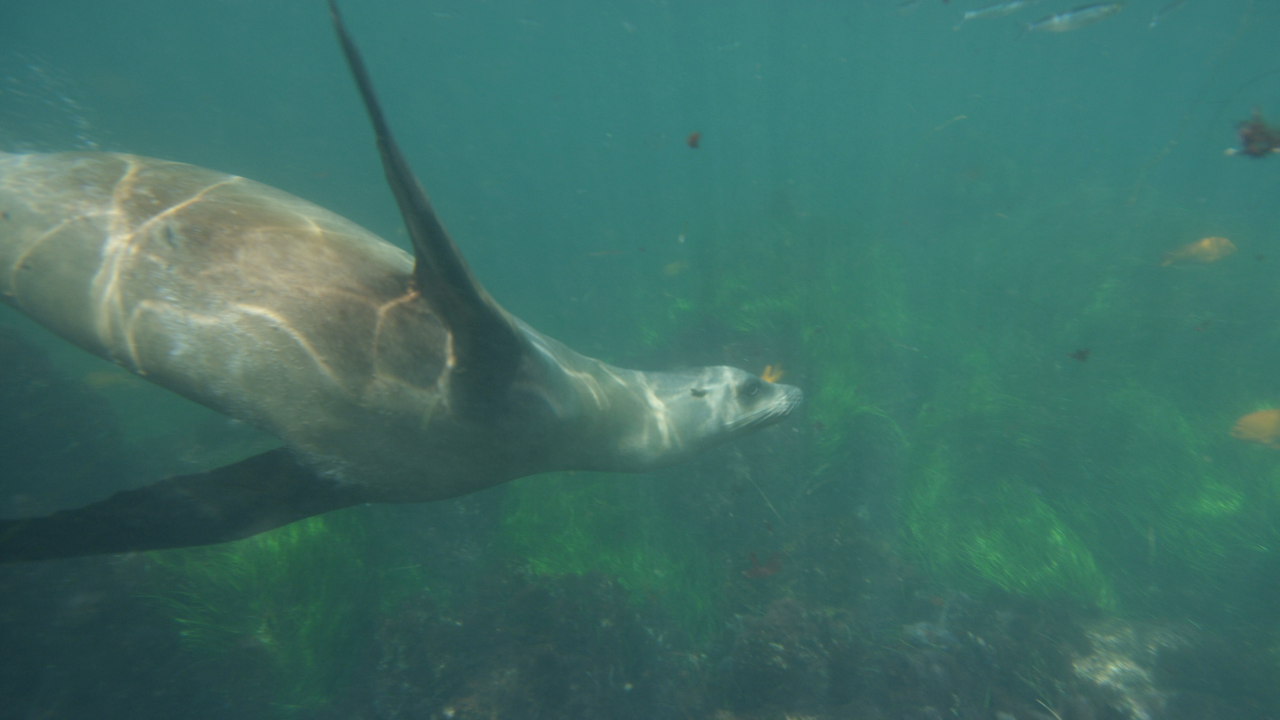
#> input picture Parallel Project/turtle.jpeg, 3840 x 2160 px (shown at 1/3 size)
$ python -i Main_parallel_final.py   (imports and definitions only)
#> lines starting #> are read from the running program, lines starting #| are printed output that depends on the picture
from __future__ import (division, absolute_import, print_function, unicode_literals)
import cv2 as cv
import numpy as np
import scipy.ndimage
import copy
from multiprocessing import Pool
import time


###############################    Functions     ############################
#  ************  Input Image   ***************

def white_balance(img):
    result = cv.cvtColor(img, cv.COLOR_RGB2LAB)
#> result: shape (2160, 3840, 3); mean of channels 0, 1, 2 110, 109.7, 127.9
    avg_a = np.average(result[:, :, 1])
#> avg_a = 109.7
    avg_b = np.average(result[:, :, 2])
#> avg_b = 127.9
    result[:, :, 1] = result[:, :, 1] - ((avg_a - 128) * (result[:, :, 0] / 255.0) * 1.1)
#> result: shape (2160, 3840, 3); mean of channels 0, 1, 2 110, 117.9, 127.9
    result[:, :, 2] = result[:, :, 2] - ((avg_b - 128) * (result[:, :, 0] / 255.0) * 1.1)
    result = cv.cvtColor(result, cv.COLOR_LAB2RGB)
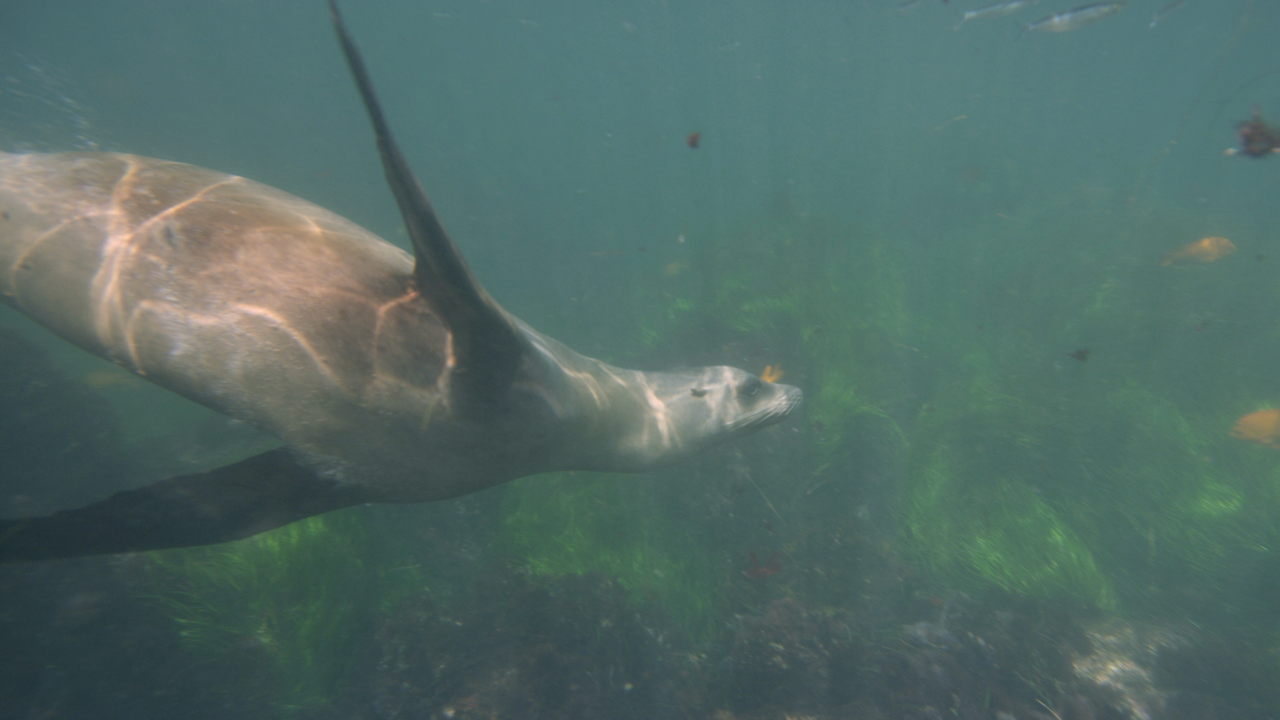
#> result: shape (2160, 3840, 3) (shown at 1/3 size); mean R, G, B 82, 107.1, 102
    return result


def adap_hist_equal(lab):
    lab_planes = cv.split(lab)
    clahe = cv.createCLAHE(clipLimit=2.0, tileGridSize=(8, 8))
    lab_planes[0] = clahe.apply(lab_planes[0])
    lab2 = cv.merge(lab_planes)
    img2 = cv.cvtColor(lab2, cv.COLOR_LAB2RGB)
    return img2, lab2


# **************    Weights    ****************
def laplacian_wt(R1):
    h = np.array([[0.16667, 0.66667, 0.16667], [0.66667, -3.33333, 0.66667], [0.16667, 0.66667, 0.16667]])
    return abs(scipy.ndimage.convolve(R1, h, mode='nearest'))
    # abs(imfilter(R1, fspecial('Laplacian'), 'replicate', 'conv'))


# [57 lines left out: functions local_contrast, saliency_detection, exposedness_wt, gaussian_pyramid, laplacian_pyramid, pyramid_reconstruct, not called in this run]


def processInput(Weight1, x, Weight2, y):
    return (np.multiply(Weight1, x) + np.multiply(Weight2, y))


############################     Actual Implementation    ###########################
def step1(img):
    img1 = white_balance(img)
    lab1 = cv.cvtColor(img1, cv.COLOR_RGB2LAB)
#> lab1: shape (2160, 3840, 3); mean of channels 0, 1, 2 110, 117.9, 127.9
    lab = copy.deepcopy(lab1)
    img2, lab2 = adap_hist_equal(lab)

    R1 = (lab1[:, :, 0]) / 255
    R2 = (lab2[:, :, 0]) / 255

    cv.imshow('img1', img1)
    cv.imshow('img2', img2)

    cv.imshow('lab1', lab1)
    cv.imshow('lab2', lab2)

    cv.imshow('R1', R1)
    cv.imshow('R2', R2)

    return [img1, img2, R1, R2]


# [55 lines left out: functions step2, step3, not called in this run]


# [20 lines not run here, left out]


>>> import cv2
>>> picture = cv2.cvtColor(cv2.imread('turtle.jpeg'), cv2.COLOR_BGR2RGB)
#> (the run stopped early here; a loop or call above may not have finished)

$ run again, on Parallel Project/Capture.JPG
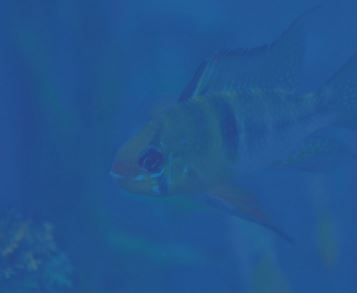
#> input picture Parallel Project/Capture.JPG, 357 x 293 px
#> avg_a = 131.8
#> avg_b = 91.52
#> in white_balance, `result = cv.cvtColor(result, cv.COLOR_LAB2RGB)`:
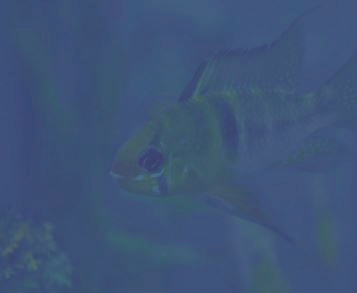
#> result: shape (293, 357, 3); mean R, G, B 62.4, 85.1, 120.1
#> lab1: shape (293, 357, 3); mean of channels 0, 1, 2 91.3, 129.8, 105.4

$ run again, on Parallel Project/Image.jpg
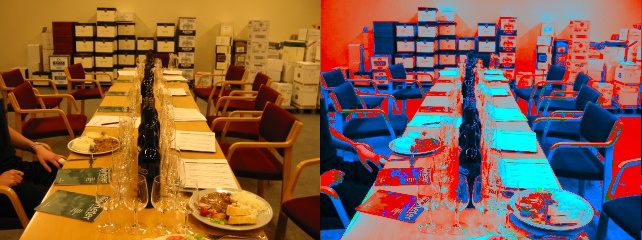
#> input picture Parallel Project/Image.jpg, 642 x 240 px
#> avg_a = 145.9
#> avg_b = 149.1
#> in white_balance, `result = cv.cvtColor(result, cv.COLOR_LAB2RGB)`:
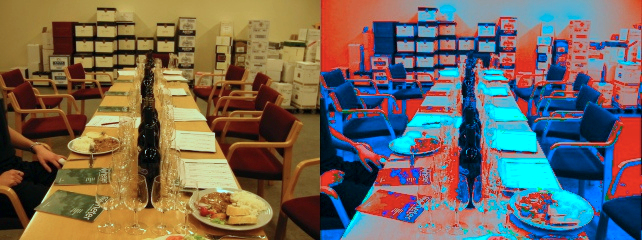
#> result: shape (240, 642, 3); mean R, G, B 112.9, 102.3, 90.3
#> lab1: shape (240, 642, 3); mean of channels 0, 1, 2 116.1, 137.9, 139.1
